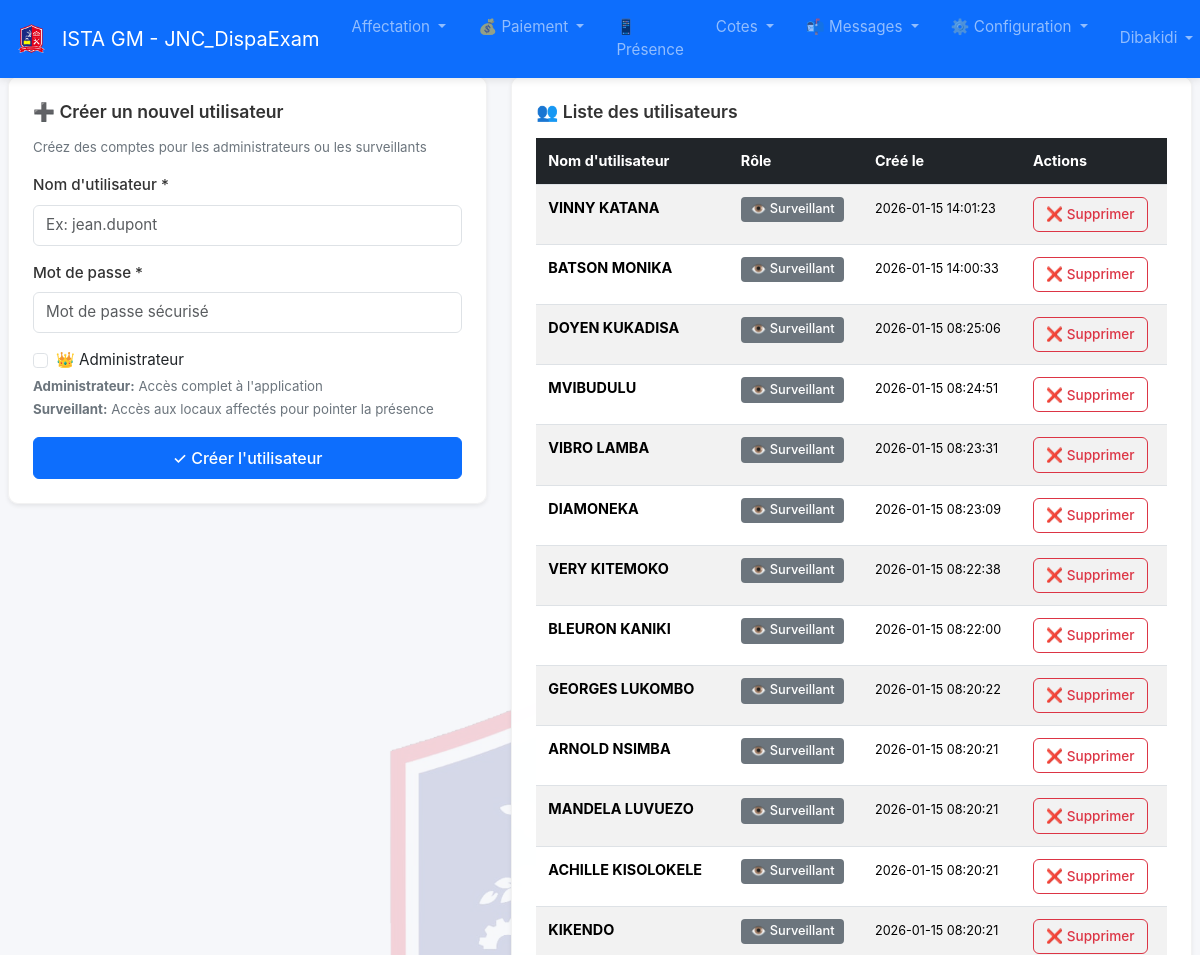
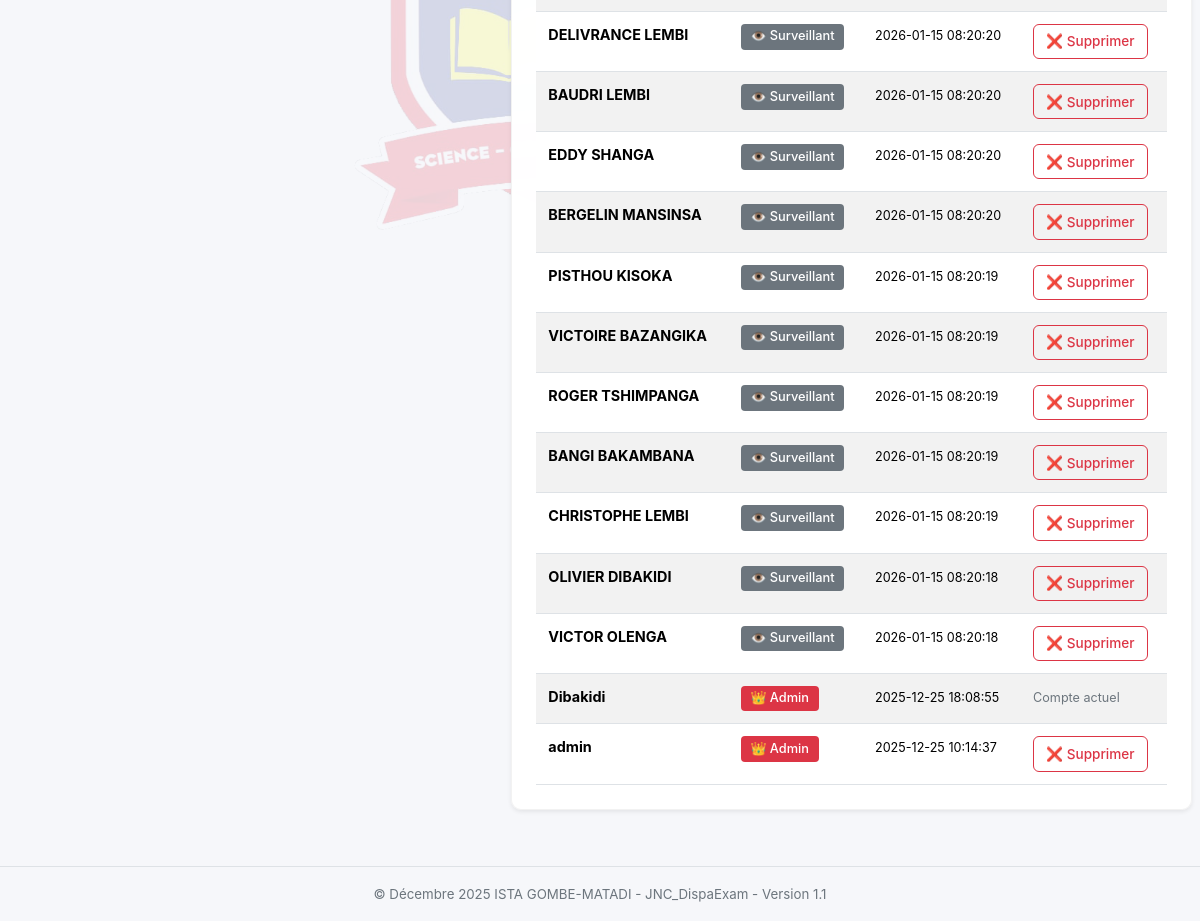
The app's page /admin/users (signed in) with its own data (2 pictures, top to bottom).
### tables this page shows
CREATE TABLE users (
            id INTEGER PRIMARY KEY AUTOINCREMENT,
            username TEXT NOT NULL UNIQUE,
            password_hash TEXT NOT NULL,
            is_admin INTEGER NOT NULL DEFAULT 0,
            created_at TEXT DEFAULT CURRENT_TIMESTAMP
        );

### app.py (the view, shortened to what this page needs)
@app.route("/admin/users", methods=["GET", "POST"])
@admin_required
def manage_users():
    conn = get_db()
    cur = conn.cursor()
    cur.execute("SELECT id, username, is_admin, created_at FROM users ORDER BY created_at DESC")
    users = cur.fetchall()
    return render_template("users.html", users=users)

### app.py (called while the page is built, shortened)
@app.context_processor
def inject_unread_count():
    return {'unread_messages_count': get_unread_messages_count()}

def get_db():
    if "db" not in g:
        g.db = get_connection()
    return g.db

def admin_required(f):
    @wraps(f)
    def decorated_function(*args, **kwargs):
        if 'user_id' not in session:
            flash("Vous devez vous connecter pour accéder à cette page.", "warning")
            return redirect(url_for('login'))
        conn = get_db()
        cur = conn.cursor()
        cur.execute("SELECT is_admin FROM users WHERE id = ?", (session['user_id'],))
        user = cur.fetchone()
        if not user or not user['is_admin']:
            flash("Accès refusé. Droits administrateur requis.", "danger")
            return redirect(url_for('index'))
        return f(*args, **kwargs)
    return decorated_function

def get_unread_messages_count():
    if 'user_id' not in session:
        return 0
    conn = get_db()
    cur = conn.cursor()
    user_id = session.get('user_id')
    is_admin = session.get('is_admin', False)
    if is_admin:
        cur.execute("SELECT COUNT(*) as count FROM messages WHERE is_read = 0")
    result = cur.fetchone()
    return result['count'] if result else 0

def get_unread_notifications_count():
    if 'user_id' not in session:
        return 0
    conn = get_db()
    cur = conn.cursor()
    user_id = session.get('user_id')
    cur.execute("SELECT COUNT(*) as count FROM notifications WHERE user_id = ? AND is_read = 0", (user_id,))
    result = cur.fetchone()
    return result['count'] if result else 0

def get_recent_notifications(limit=5):
    if 'user_id' not in session:
        return []
    conn = get_db()
    cur = conn.cursor()
    user_id = session.get('user_id')
    cur.execute("""
        SELECT id, message, created_at, is_read
        FROM notifications
        WHERE user_id = ?
        ORDER BY created_at DESC
        LIMIT ?
    """, (user_id, limit))
    notifications_raw = cur.fetchall()
    return [dict(notif) for notif in notifications_raw]

@app.context_processor
def inject_unread_count():
    return {
        'unread_messages_count': get_unread_messages_count(),
        'recent_unread_messages': get_recent_unread_messages(),
        'unread_notifications_count': get_unread_notifications_count(),
        'recent_notifications': get_recent_notifications()
    }

### database.py (called while the page is built)
def get_connection():
    conn = sqlite3.connect(DB_PATH, check_same_thread=False)
    conn.row_factory = sqlite3.Row
    return conn

### templates/users.html (shortened to what this page needs)
{% extends "base.html" %}
{% block content %}
<div class="row">
  <div class="col-md-5">
    <div class="card shadow-sm mb-3">
      <div class="card-body">
        <h5 class="card-title">➕ Créer un nouvel utilisateur</h5>
        <p class="text-muted small mb-3">Créez des comptes pour les administrateurs ou les surveillants</p>
        <form method="post">
          <div class="mb-3">
            <label class="form-label">Nom d'utilisateur *</label>
            <input class="form-control" name="username" required placeholder="Ex: jean.dupont">
          </div>
          <div class="mb-3">
            <label class="form-label">Mot de passe *</label>
            <input type="password" class="form-control" name="password" required placeholder="Mot de passe sécurisé">
          </div>
          <div class="mb-3">
            <div class="form-check">
              <input class="form-check-input" type="checkbox" name="is_admin" value="1" id="is_admin">
              <label class="form-check-label" for="is_admin">
                👑 Administrateur
              </label>
            </div>
            <small class="text-muted">
              <strong>Administrateur:</strong> Accès complet à l'application<br>
              <strong>Surveillant:</strong> Accès aux locaux affectés pour pointer la présence
            </small>
          </div>
          <button class="btn btn-primary w-100">✓ Créer l'utilisateur</button>
        </form>
      </div>
    </div>
  </div>
  <div class="col-md-7">
    <div class="card shadow-sm">
      <div class="card-body">
        <h5 class="card-title">👥 Liste des utilisateurs</h5>
        {% if users %}
        <div class="table-responsive">
          <table class="table table-striped table-hover">
            <thead class="table-dark">
              <tr>
                <th>Nom d'utilisateur</th>
                <th>Rôle</th>
                <th>Créé le</th>
                <th>Actions</th>
              </tr>
            </thead>
            <tbody>
              {% for user in users %}
              <tr>
                <td><strong>{{ user['username'] }}</strong></td>
                <td>
                  {% if user['is_admin'] %}
                    <span class="badge bg-danger">👑 Admin</span>
                  {% else %}
                    <span class="badge bg-secondary">👁️ Surveillant</span>
                  {% endif %}
                </td>
                <td><small>{{ user['created_at'] or '-' }}</small></td>
                <td>
                  {% if user['id'] != session.get('user_id') %}
                    <a class="btn btn-sm btn-outline-danger delete-user-btn" href="{{ url_for('delete_user', user_id=user['id']) }}"
                       data-username="{{ user['username'] }}" title="Supprimer">❌ Supprimer</a>
                  {% else %}
                    <span class="text-muted small">Compte actuel</span>
                  {% endif %}
                </td>
              </tr>
              {% endfor %}
            </tbody>
          </table>
        </div>
        {% else %}
        <div class="alert alert-info">
          <strong>ℹ️ Aucun utilisateur</strong><br>
          Créez votre premier utilisateur avec le formulaire à gauche.
        </div>
        {% endif %}
      </div>
    </div>
  </div>
</div>
{% endblock %}

### templates/base.html (shortened to what this page needs)
<!doctype html>
<html lang="fr">
<head>
    <link href="https://cdn.jsdelivr.net/npm/bootstrap@5.3.2/dist/css/bootstrap.min.css" rel="stylesheet">
    <link rel="stylesheet" href="{{ url_for('static', filename='styles.css') }}">
</head>
<body>
<nav class="navbar navbar-expand-lg navbar-dark bg-primary">
    <div class="container-fluid">
        <a class="navbar-brand d-flex align-items-center" href="{% if session.get('is_supervisor') %}{{ url_for('supervisor_dashboard') }}{% else %}{{ url_for('index') }}{% endif %}">
            <img src="{{ url_for('static', filename='images/logo.png') }}" alt="Logo" style="height: 40px; margin-right: 10px;">
            ISTA GM - JNC_DispaExam
        </a>
        <div class="collapse navbar-collapse" id="mainNavbar">
            <ul class="navbar-nav me-auto">
                {% if session.get('is_admin') %}
                <li class="nav-item dropdown">
                    <a class="nav-link dropdown-toggle" href="#" role="button" data-bs-toggle="dropdown">
                        Affectation
                    </a>
                </li>
                <li class="nav-item dropdown">
                    <a class="nav-link dropdown-toggle" href="#" role="button" data-bs-toggle="dropdown">
                        💰 Paiement
                    </a>
                </li>
                <li class="nav-item"><a class="nav-link" href="{{ url_for('scan_presence_menu') }}">📱 Présence</a></li>
                <li class="nav-item dropdown">
                    <a class="nav-link dropdown-toggle" href="#" role="button" data-bs-toggle="dropdown">
                        Cotes
                    </a>
                </li>
                <li class="nav-item dropdown">
                    <a class="nav-link dropdown-toggle" href="#" role="button" data-bs-toggle="dropdown">
                        📬 Messages
                    </a>
                </li>
                <li class="nav-item dropdown">
                    <a class="nav-link dropdown-toggle" href="#" role="button" data-bs-toggle="dropdown">
                        ⚙️ Configuration
                    </a>
                </li>
                {% endif %}
            </ul>
            {% if not session.get('is_supervisor') %}
            <ul class="navbar-nav">
                <li class="nav-item dropdown">
                    <a class="nav-link dropdown-toggle" href="#" role="button" data-bs-toggle="dropdown">
                        {{ session.get('username', 'Utilisateur') }}
                    </a>
                </li>
            </ul>
            {% endif %}
        </div>
    </div>
</nav>
<main class="container">
    {% block content %}{% endblock %}
</main>
<footer class="text-center text-muted py-3 mt-4" style="border-top: 1px solid #dee2e6;">
    <small>&copy; Décembre 2025 ISTA GOMBE-MATADI - JNC_DispaExam - Version 1.1</small>
</footer>

### static/styles.css (style rules this page uses)
* { box-sizing: border-box; }
html, body { height: 100%; margin: 0; padding: 0; }
body { background: #f6f7fb; font-family: -apple-system, BlinkMacSystemFont, "Segoe UI", Roboto, "Helvetica Neue", Arial, sans-serif; font-size: 0.95rem; line-height: 1.5; }
main.container { max-width: 1400px; margin-top: 1rem; margin-bottom: 2rem; padding: 0 0.5rem; }
.card { border: none; border-radius: 10px; margin-bottom: 1.5rem; transition: all 0.3s ease; }
.card-body { padding: 1.5rem; }
.card-title { color: #333; font-weight: 600; margin-bottom: 1rem; font-size: 1.1rem; }
.btn { border-radius: 6px; padding: 0.5rem 1rem; font-weight: 500; transition: all 0.2s ease; white-space: nowrap; display: inline-block; text-decoration: none; vertical-align: middle; }
.btn-sm { padding: 0.4rem 0.75rem; font-size: 0.85rem; }
.form-control, .form-select { border-radius: 6px; border: 1px solid #dee2e6; padding: 0.5rem 0.75rem; font-size: 0.95rem; }
.form-label { font-weight: 500; margin-bottom: 0.5rem; color: #333; }
.table { margin-bottom: 0; font-size: 0.9rem; }
.table thead { background-color: #f8f9fa; font-weight: 600; color: #333; }
.table th { border-color: #dee2e6; padding: 0.75rem; }
.table td { padding: 0.75rem; border-color: #dee2e6; }
.table-responsive { overflow-x: auto; -webkit-overflow-scrolling: touch; }
.badge { padding: 0.4rem 0.6rem; font-size: 0.8rem; font-weight: 500; border-radius: 4px; }
.text-muted { color: #6c757d !important; }

### records on screen
users: get "Dibakidi", username "Dibakidi", is_admin "👑 Admin", created_at "2025-12-25 18:08:55", shows "Compte actuel"
users: username "VINNY KATANA", is_admin "👁️ Surveillant", created_at "2026-01-15 14:01:23"
users: username "BATSON MONIKA", is_admin "👁️ Surveillant", created_at "2026-01-15 14:00:33"
users: username "DOYEN KUKADISA", is_admin "👁️ Surveillant", created_at "2026-01-15 08:25:06"
users: username "MVIBUDULU", is_admin "👁️ Surveillant", created_at "2026-01-15 08:24:51"
users: username "VIBRO LAMBA", is_admin "👁️ Surveillant", created_at "2026-01-15 08:23:31"
users: username "DIAMONEKA", is_admin "👁️ Surveillant", created_at "2026-01-15 08:23:09"
users: username "VERY KITEMOKO", is_admin "👁️ Surveillant", created_at "2026-01-15 08:22:38"
users: username "BLEURON KANIKI", is_admin "👁️ Surveillant", created_at "2026-01-15 08:22:00"
users: username "GEORGES LUKOMBO", is_admin "👁️ Surveillant", created_at "2026-01-15 08:20:22"
users: username "ARNOLD NSIMBA", is_admin "👁️ Surveillant", created_at "2026-01-15 08:20:21"
users: username "MANDELA LUVUEZO", is_admin "👁️ Surveillant", created_at "2026-01-15 08:20:21"
users: username "ACHILLE KISOLOKELE", is_admin "👁️ Surveillant", created_at "2026-01-15 08:20:21"
users: username "KIKENDO", is_admin "👁️ Surveillant", created_at "2026-01-15 08:20:21"
users: username "DELIVRANCE LEMBI", is_admin "👁️ Surveillant", created_at "2026-01-15 08:20:20"
users: username "BAUDRI LEMBI", is_admin "👁️ Surveillant", created_at "2026-01-15 08:20:20"
users: username "EDDY SHANGA", is_admin "👁️ Surveillant", created_at "2026-01-15 08:20:20"
users: username "BERGELIN MANSINSA", is_admin "👁️ Surveillant", created_at "2026-01-15 08:20:20"
users: username "PISTHOU KISOKA", is_admin "👁️ Surveillant", created_at "2026-01-15 08:20:19"
users: username "VICTOIRE BAZANGIKA", is_admin "👁️ Surveillant", created_at "2026-01-15 08:20:19"
users: username "ROGER TSHIMPANGA", is_admin "👁️ Surveillant", created_at "2026-01-15 08:20:19"
users: username "BANGI BAKAMBANA", is_admin "👁️ Surveillant", created_at "2026-01-15 08:20:19"
users: username "CHRISTOPHE LEMBI", is_admin "👁️ Surveillant", created_at "2026-01-15 08:20:19"
users: username "OLIVIER DIBAKIDI", is_admin "👁️ Surveillant", created_at "2026-01-15 08:20:18"
users: username "VICTOR OLENGA", is_admin "👁️ Surveillant", created_at "2026-01-15 08:20:18"
users: username "admin", is_admin "👑 Admin", created_at "2025-12-25 10:14:37"
